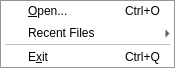
<?xml version="1.0" encoding="UTF-8"?>
<ui version="4.0">
 <class>FileMenuBuilder</class>
 <widget class="QMenu" name="FileMenuBuilder">
  <property name="title">
   <string>&amp;File</string>
  </property>
  <widget class="QMenu" name="menuRecentFiles">
   <property name="title">
    <string>Recent Files</string>
   </property>
  </widget>
  <action name="actionFileOpen">
   <property name="icon">
    <iconset>
     <normaloff>:/pqWidgets/Icons/pqOpen24.png</normaloff>:/pqWidgets/Icons/pqOpen24.png</iconset>
   </property>
   <property name="text">
    <string>&amp;Open...</string>
   </property>
   <property name="statusTip">
    <string>Open</string>
   </property>
   <property name="shortcut">
    <string>Ctrl+O</string>
   </property>
   <property name="PV_MUST_BE_MASTER_TO_SHOW" stdset="0">
    <bool>true</bool>
   </property>
  </action>
  <action name="actionFileExit">
   <property name="text">
    <string>E&amp;xit</string>
   </property>
   <property name="statusTip">
    <string>Exit</string>
   </property>
   <property name="shortcut">
    <string>Ctrl+Q</string>
   </property>
  </action>
  <addaction name="actionFileOpen"/>
  <addaction name="menuRecentFiles"/>
  <addaction name="separator"/>
  <addaction name="actionFileExit"/>
 </widget>
 <resources>
  <include location="../../../Components/Resources/pqComponents.qrc"/>
 </resources>
 <connections/>
</ui>
